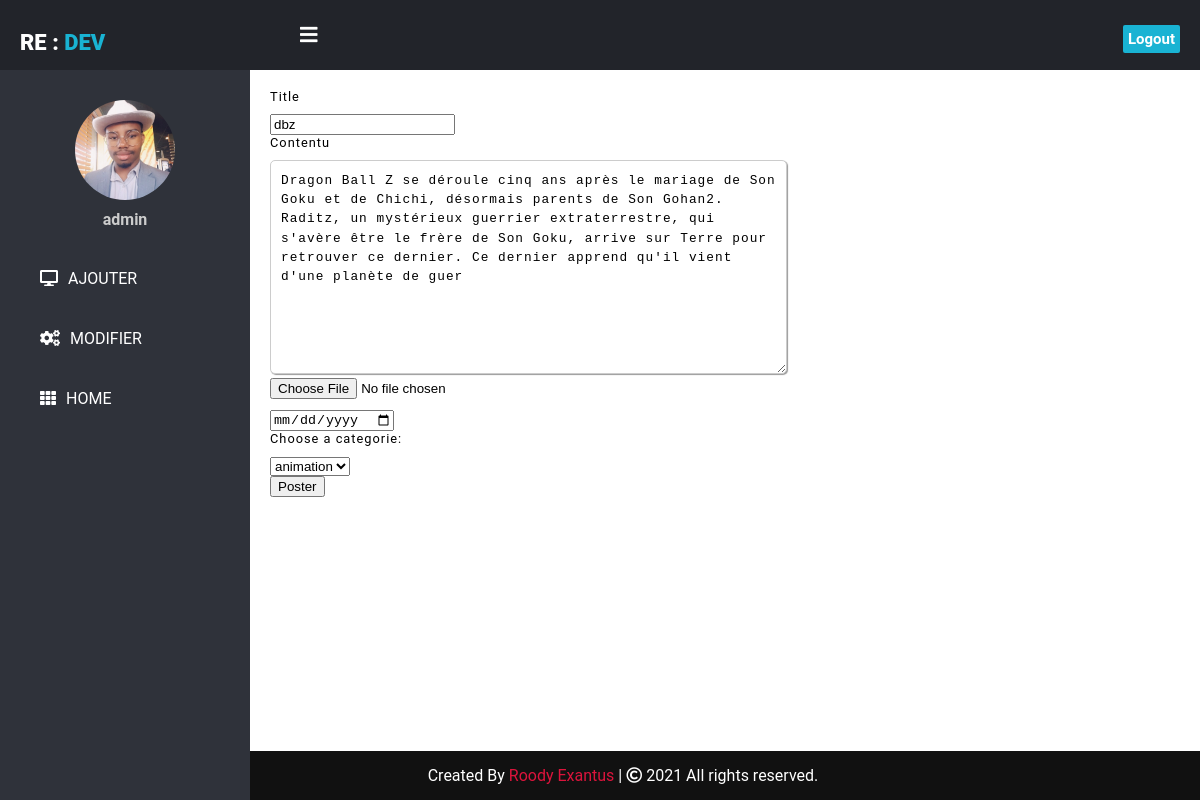
The page /showUpdateArticle.php?article=23 (signed in) on the database its author committed.
### tables this page shows
CREATE TABLE IF NOT EXISTS `article` (
  `title` varchar(150) NOT NULL,
  `content` text NOT NULL,
  `image` varchar(100) NOT NULL,
  `idArticle` int NOT NULL AUTO_INCREMENT,
  `idUser` int NOT NULL,
  `dateArticle` date NOT NULL,
  `idCategorie` int NOT NULL,
  PRIMARY KEY (`idArticle`),
  KEY `article_ibfk_1` (`idCategorie`),
  KEY `idUser` (`idUser`)
);

CREATE TABLE IF NOT EXISTS `categorie` (
  `idCategorie` int NOT NULL AUTO_INCREMENT,
  `name` varchar(30) NOT NULL,
  `description` date NOT NULL,
  PRIMARY KEY (`idCategorie`)
);

### showUpdateArticle.php (called while the page is built, shortened)
<?php
$article = $_GET['article'];
$articleModel = new ArticleModel();
$article = $articleModel->getUpdateArticle($article);
require "views/layout.phtml";

### class/Database.class.php (called while the page is built, shortened)
<?php
class Database
{
    private $bdd;
    public function __construct()
    {
        try {
            $this->bdd = new PDO("mysql:host=localhost;dbname=blog;charset=utf8", 'root', '');
            $this->bdd->setAttribute(PDO::ATTR_ERRMODE, PDO::ERRMODE_EXCEPTION);
        } catch (Exception $e) {
            echo "Problème de connexion à la base de données.";
            exit(1);
        }
    }
    public function queryOne($sql, $criterias = array()){
        $requete = $this->bdd->prepare($sql);
        $requete->execute($criterias);
        $data = $requete->fetch(PDO::FETCH_ASSOC);
        return $data;
    }
}

### class/Model.class.php (called while the page is built, shortened)
<?php
class Model{
    public function __construct(){
        $this->database = new Database();
    }
}

### models/ArticleModel.php (called while the page is built, shortened)
<?php
class ArticleModel extends Model
{
    public function getUpdateArticle($article){
        $sql = 'SELECT article.*, categorie.name, user.lastname,user.firstname FROM `article`,categorie, user WHERE article.idCategorie = categorie.idCategorie AND article.idUser = user.idUser AND idArticle = ?';
        $article = $this->database->queryOne($sql, array($article));
        return $article;
    }
}

### views/showUpdateArticle.phtml (the view, shortened to what this page needs)
<form enctype="multipart/form-data" action="updateArticle.php?article=<?= $article['idArticle']; ?>" method="post">
    <div class="content">
        <div>
            <div>
                <label for="tilte">Title</label>
                <input type="" name="title" id="title" value="<?= $article['title'] ?>">
            </div>
            <div>
                <label for="content">Contentu</label>
                <textarea id="content" name="content" rows="10" cols="60"><?= $article['content'] ?></textarea>
            </div>
            <div>
                <input type="file" name="image" id="image">
            </div>
        </div>
        <div>
            <div>
                <input type="date" name="date" id="date" value="">
            </div>
            <div>
                <label for="categorie">Choose a categorie:</label>
                <select name="categorie" id="categorie">
                    <option value="<?= $article['idCategorie']; ?>"><?= $article['name']; ?></option>
                </select>
            </div>
        </div>
        <button type="submit">Poster</button>
    </div>
</form>

### css/admin.css (style rules this page uses)
body { margin: 0; padding: 0; font-family: "Roboto", sans-serif; }
.content { position: relative; width: (100% - 250px); margin-top: 50px; padding: 20px; margin-left: 250px; }
label, textarea { font-size: .8rem; letter-spacing: 1px; }
textarea { padding: 10px; line-height: 1.5; border-radius: 5px; border: 1px solid #ccc; box-shadow: 1px 1px 1px #999; }
label { display: block; margin-bottom: 10px; }

### rows shown on the page
article: title "dbz", content "Dragon Ball Z se déroule cinq ans après le mariage de Son Goku et de Chichi, désormais parents de Son Gohan2. Raditz, un mystérieux guerrier extraterrestre, qui s'avère être le frère de Son Goku, arrive sur Terre pour retrouver ce dernier. Ce dernier apprend qu'il vient d'une planète de guer", categorie "animation"

### other values the page prints
$_SESSION['user']['login'] "admin"
